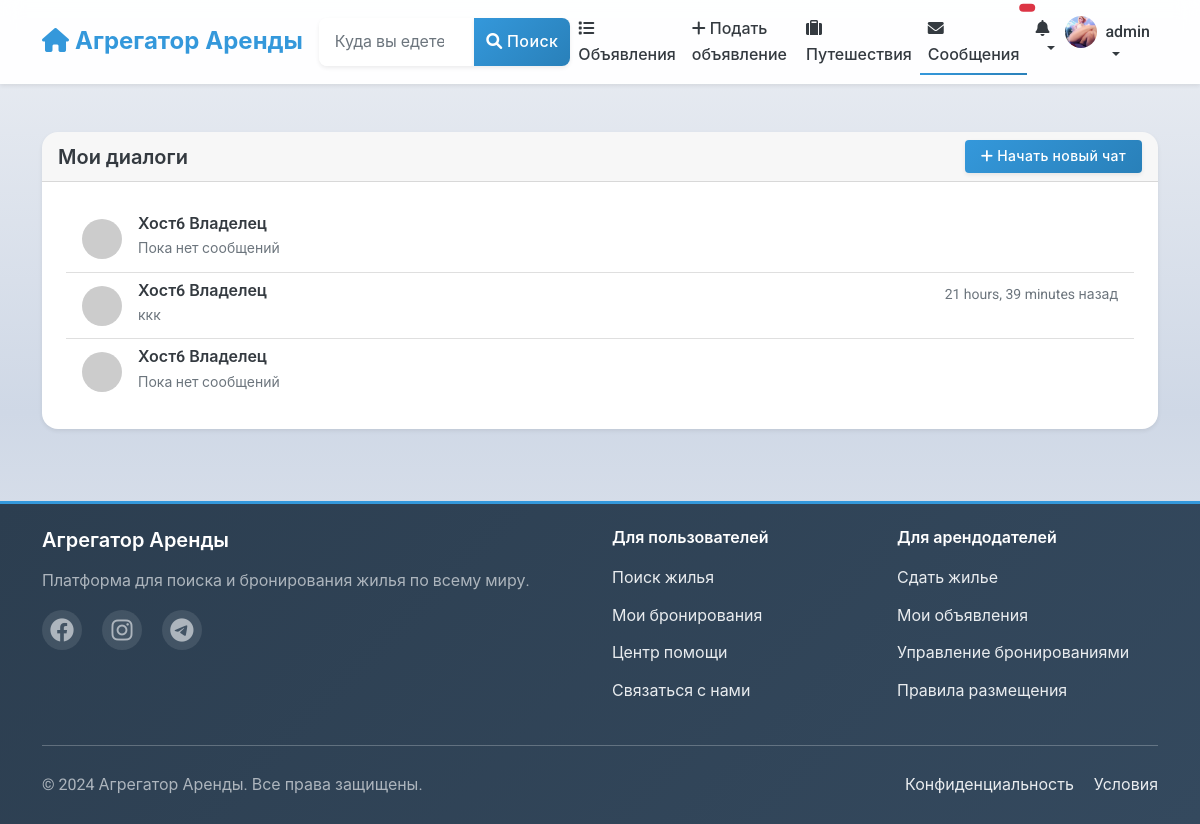
Screenshot of /chat/ (signed in) with the database file from the repository.
### users/models.py (models this page shows, shortened)
class User(AbstractUser):
    phone_number = models.CharField(_("Phone number"), max_length=20, blank=True)
    profile_picture = models.ImageField(_("Profile picture"), upload_to='profile_pictures/', blank=True, null=True)
    bio = models.TextField(_("Bio"), blank=True)
    is_phone_verified = models.BooleanField(_("Phone verified"), default=False)
    is_id_verified = models.BooleanField(_("ID verified"), default=False)
    is_host = models.BooleanField(_("Is host"), default=False)
    is_guest = models.BooleanField(_("Is guest"), default=True)
    ROLE_CHOICES = [
        ('user', _('Regular User')),
        ('host', _('Host')),
        ('moderator', _('Moderator')),
        ('admin', _('Administrator')),
    ]
    role = models.CharField(_("Role"), max_length=20, choices=ROLE_CHOICES, default='user')
    email_notifications = models.BooleanField(_("Email notifications"), default=True)
    sms_notifications = models.BooleanField(_("SMS notifications"), default=False)
    date_joined = models.DateTimeField(_("Date joined"), auto_now_add=True)
    last_updated = models.DateTimeField(_("Last updated"), auto_now=True)
    class Meta:
        verbose_name = _("User")
        verbose_name_plural = _("Users")

### chat/models.py (models this page shows, shortened)
class Conversation(models.Model):
    participants = models.ManyToManyField(
        settings.AUTH_USER_MODEL,
        related_name='conversations',
        verbose_name=_("Participants")
    )
    created_at = models.DateTimeField(_("Created at"), auto_now_add=True)
    updated_at = models.DateTimeField(_("Updated at"), auto_now=True)
    listing = models.ForeignKey(
        'listings.Listing',
        on_delete=models.SET_NULL,
        related_name='conversations',
        null=True,
        blank=True,
        verbose_name=_("Related Listing")
    )
    booking = models.ForeignKey(
        'listings.Booking',
        on_delete=models.SET_NULL,
        related_name='conversations',
        null=True,
        blank=True,
        verbose_name=_("Related Booking")
    )
    class Meta:
        verbose_name = _("Conversation")
        verbose_name_plural = _("Conversations")
        ordering = ['-updated_at']
    @property
    def last_message(self):
        return self.messages.order_by('-created_at').first()
    def get_other_participant(self, user=None):
        if user:
            return self.participants.exclude(id=user.id).first()
        return self.participants.first()
    def get_unread_count(self, user=None):
        if user:
            return self.messages.filter(is_read=False).exclude(sender=user).count()
        return 0

class Message(models.Model):
    conversation = models.ForeignKey(
        Conversation,
        on_delete=models.CASCADE,
        related_name='messages',
        verbose_name=_("Conversation")
    )
    sender = models.ForeignKey(
        settings.AUTH_USER_MODEL,
        on_delete=models.CASCADE,
        related_name='sent_messages',
        verbose_name=_("Sender")
    )
    content = models.TextField(_("Message"))
    created_at = models.DateTimeField(_("Created at"), auto_now_add=True)
    is_read = models.BooleanField(_("Is read"), default=False)
    class Meta:
        verbose_name = _("Message")
        verbose_name_plural = _("Messages")
        ordering = ['created_at']

### chat/views.py (the view)
# urls.py: path('', views.conversation_list, name='conversation_list'),
@login_required
def conversation_list(request):
    conversations = Conversation.objects.filter(
        participants=request.user
    ).select_related('listing', 'booking').prefetch_related('participants')
    conversations_with_data = []
    for conversation in conversations:
        conversation.unread_count = conversation.get_unread_count(request.user)
        conversation.other_user = conversation.get_other_participant(request.user)
        conversations_with_data.append(conversation)
    return render(request, 'chat/conversation_list.html', {
        'conversations': conversations_with_data
    })

### chat/templates/chat/conversation_list.html (shortened to what this page needs)
{% extends 'base.html' %}
{% load static %}
{% block content %}
    <div class="container mt-4">
        <div class="row">
            <div class="col-12">
                <div class="card">
                    <div class="card-header d-flex justify-content-between align-items-center">
                        <h5 class="mb-0">Мои диалоги</h5>
                        <a href="{% url 'chat:start_conversation' %}" class="btn btn-primary btn-sm">
                            <i class="fas fa-plus me-1"></i>Начать новый чат
                        </a>
                    </div>
                    <div class="card-body">
                        {% if conversations %}
                            <div class="list-group list-group-flush">
                                {% for conversation in conversations %}
                                    <a href="{% url 'chat:conversation_detail' conversation.pk %}"
                                       class="list-group-item list-group-item-action">
                                        <div class="d-flex w-100 justify-content-between">
                                            <div class="d-flex align-items-center">
                                                <div class="me-3">
                                                    {% with other_user=conversation.other_user %}
                                                        {% if other_user %}
                                                            <img src="https://ui-avatars.com/api/?name={{ other_user.get_full_name|default:other_user.username }}&background=007bff&color=fff"
                                                                 class="rounded-circle" width="40" height="40" alt="Аватар">
                                                        {% endif %}
                                                    {% endwith %}
                                                </div>
                                                <div>
                                                    <h6 class="mb-1">
                                                        {% with other_user=conversation.other_user %}
                                                            {% if other_user %}
                                                                {{ other_user.get_full_name|default:other_user.username }}
                                                            {% else %}
                                                                Неизвестный пользователь
                                                            {% endif %}
                                                        {% endwith %}
                                                    </h6>
                                                    {% if conversation.last_message %}
                                                        <p class="mb-1 text-muted small">{{ conversation.last_message.content|truncatechars:50 }}</p>
                                                    {% else %}
                                                        <p class="mb-1 text-muted small">Пока нет сообщений</p>
                                                    {% endif %}
                                                </div>
                                            </div>
                                            <div class="text-end">
                                                {% if conversation.last_message %}
                                                    <small class="text-muted">{{ conversation.last_message.created_at|timesince }} назад</small>
                                                {% endif %}
                                            </div>
                                        </div>
                                    </a>
                                {% endfor %}
                            </div>
                        {% endif %}
                    </div>
                </div>
            </div>
        </div>
    </div>
    {% endblock %}

### templates/includes/navbar.html (shortened to what this page needs)
<nav class="navbar navbar-expand-lg navbar-light bg-white shadow-sm">
    <div class="container">
        <a class="navbar-brand" href="{% url 'listings:listing_list' %}">
            <i class="fas fa-home"></i> Агрегатор Аренды
        </a>
        <div class="collapse navbar-collapse" id="navbarSupportedContent">
            <form class="d-flex mx-auto my-2 my-lg-0" action="{% url 'listings:listing_list' %}" method="get">
                <div class="input-group">
                    <input class="form-control" type="search" name="location" placeholder="Куда вы едете?"
                           aria-label="Search" value="{{ request.GET.location|default:'' }}">
                    <button class="btn btn-primary" type="submit">
                        <i class="fas fa-search"></i> Поиск
                    </button>
                </div>
            </form>
            <ul class="navbar-nav ms-auto mb-2 mb-lg-0">
                <li class="nav-item">
                    <a class="nav-link {% if request.resolver_match.url_name == 'listing_list' %}active{% endif %}"
                       href="{% url 'listings:listing_list' %}">
                        <i class="fas fa-list"></i> Объявления
                    </a>
                </li>
                {% if user.is_authenticated %}
                    {% if user.is_host %}
                    <li class="nav-item dropdown">
                        <a class="nav-link dropdown-toggle" href="#" id="hostDropdown" role="button"
                           data-bs-toggle="dropdown" aria-expanded="false">
                            <i class="fas fa-home"></i> Управление
                        </a>
                        <ul class="dropdown-menu">
                            <li>
                                <a class="dropdown-item" href="{% url 'listings:host_dashboard' %}">
                                    <i class="fas fa-tachometer-alt"></i> Панель управления
                                </a>
                            </li>
                            <li>
                                <a class="dropdown-item" href="{% url 'listings:host_listings' %}">
                                    <i class="fas fa-list"></i> Мои объявления
                                </a>
                            </li>
                            <li>
                                <a class="dropdown-item" href="{% url 'listings:listing_create' %}">
                                    <i class="fas fa-plus"></i> Создать объявление
                                </a>
                            </li>
                            <li>
                                <a class="dropdown-item" href="{% url 'listings:host_bookings' %}">
                                    <i class="fas fa-calendar-check"></i> Запросы на бронирование
                                </a>
                            </li>
                            <li>
                                <a class="dropdown-item" href="{% url 'subscriptions:plan_list' %}">
                                    <i class="fas fa-credit-card"></i> Управление подписками
                                </a>
                            </li>
                        </ul>
                    </li>
                    {% else %}
                    <li class="nav-item">
                        <a class="nav-link" href="{% url 'listings:listing_create' %}">
                            <i class="fas fa-plus"></i> Подать объявление
                        </a>
                    </li>
                    {% endif %}
                    <li class="nav-item">
                        <a class="nav-link {% if request.resolver_match.url_name == 'user_bookings' %}active{% endif %}"
                           href="{% url 'listings:user_bookings' %}">
                            <i class="fas fa-suitcase"></i> Путешествия
                        </a>
                    </li>
                    <li class="nav-item">
                        <a class="nav-link position-relative {% if 'chat' in request.path %}active{% endif %}"
                           href="{% url 'chat:conversation_list' %}">
                            <i class="fas fa-envelope"></i> Сообщения
                            <span id="message-badge" class="position-absolute top-0 start-100 translate-middle badge rounded-pill bg-danger"
                                  hx-get="{% url 'chat:get_unread_count' %}"
                                  hx-trigger="load, every 30s"
                                  hx-swap="innerHTML">
                            </span>
                        </a>
                    </li>
                    <li class="nav-item dropdown">
                        <a class="nav-link dropdown-toggle position-relative" href="#" id="notificationDropdown"
                           role="button" data-bs-toggle="dropdown" aria-expanded="false"
                           onclick="loadNotifications()"
                           data-bs-auto-close="outside">
                            <i class="fas fa-bell"></i>
                                {% load notify_tags %}
                        </a>
                    </li>
                    <li class="nav-item dropdown">
                        <a class="nav-link dropdown-toggle d-flex align-items-center" href="#" id="userDropdown" role="button"
                           data-bs-toggle="dropdown" aria-expanded="false">
                            {% if user.profile_picture %}
                                <img src="{{ user.profile_picture.url }}" alt="{{ user.username }}" class="rounded-circle me-2" width="32" height="32" style="object-fit: cover;">
                            {% else %}
                                <i class="fas fa-user-circle fa-lg me-2"></i>
                            {% endif %}
                            {{ user.username }}
                        </a>
                    </li>
                {% endif %}
            </ul>
        </div>
    </div>
</nav>

### rows the page displays
User: profile_picture (picture), username "admin"
Conversation: other_user.get_full_name "Хост6 Владелец", shows "Пока нет сообщений"
Conversation: other_user.get_full_name "Хост6 Владелец", last_message.content "ккк", last_message.created_at "21 hours, 39 minutes"
Conversation: other_user.get_full_name "Хост6 Владелец", shows "Пока нет сообщений"
